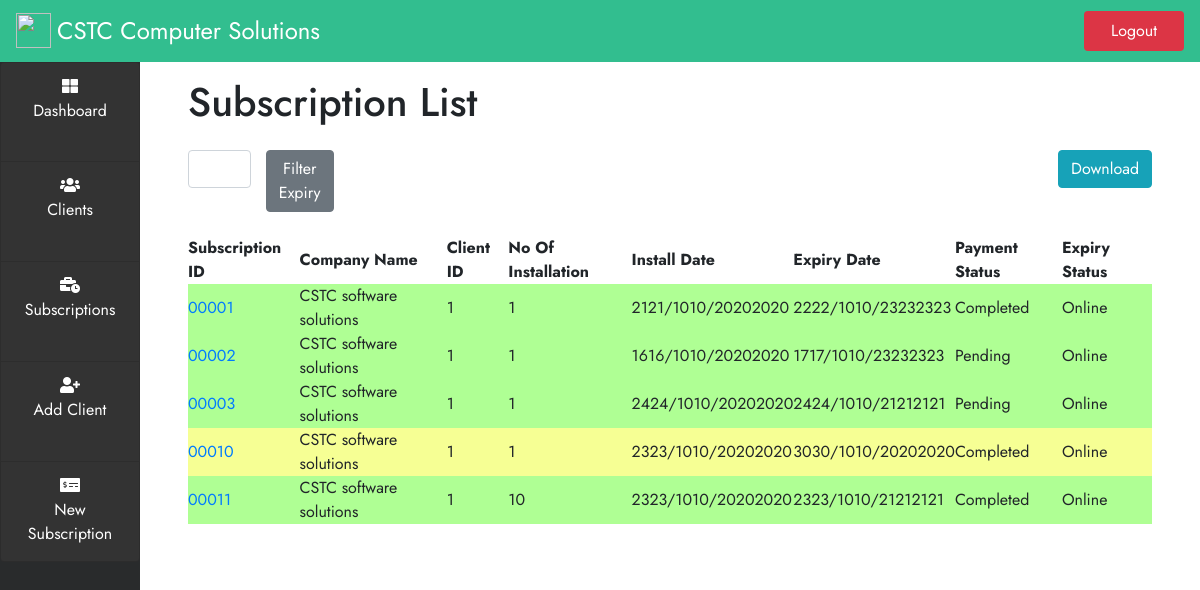
The page /subscription (signed in) on the database its author committed.
### subscription/models.py (models this page shows)
class Subscription(models.Model):
    CustomerName= models.ForeignKey(Customer, on_delete=models.CASCADE, related_name='custom')
    Installation_number = models.IntegerField(blank=False,default=1, validators=[MinValueValidator(1)])
    InstallDuration= models.IntegerField(blank=False,default=1, validators=[MinValueValidator(1)])
    InstallDate=models.DateField()
    ExpiryDate= models.DateField()
    TotalAmount= models.FloatField(blank=False, default=0, validators=[MinValueValidator(0)])
    AmountReceived=models.FloatField(blank=False,default=0, validators=[MinValueValidator(0)])
    RemainingAmount = models.FloatField(blank=False, default=0, validators=[MinValueValidator(0)])

### customer/models.py (models this page shows)
class Customer(models.Model):
    ClientID = models.CharField(max_length=10,default="")
    Name = models.CharField(max_length=250)
    Address1 = models.CharField(max_length=150)
    Address2 = models.CharField(max_length=150, blank=True)
    City= models.CharField(max_length=100)
    District = models.CharField(max_length=20)
    Zone = models.CharField(max_length=100)
    PhoneNo= models.CharField(max_length=15)
    Email = models.CharField(max_length=100)
    Website = models.CharField(max_length=100, blank=True)
    Contact_Person= models.CharField(max_length=100)
    Contact_Person_MobileNo= models.CharField(max_length=15)
    Contact_Person_Email= models.CharField(max_length=100)
    def __str__(self):
        return self.Name

### subscription/views.py (the view)
# urls.py: path('subscription', views.subscription_list, name='subscriptions'),
@login_required(login_url='index')
def subscription_list(request):
    obj = Subscription.objects.all()
    days = None
    expiryfilter = request.GET.get('expiryfilter')
    if is_valid_queryparam(expiryfilter):
        days = int(expiryfilter)
        start_date = datetime.date.today()
        end_date = start_date + datetime.timedelta(days=days)
        obj = obj.filter(ExpiryDate__range=[start_date, end_date])
    context = {
        'subscriptions': obj,
        'days':days,
    }
    return render(request,'subscription.html',context)

### cstcdataentry/templatetags/myfilters.py (called while the page is built)
@register.filter
def days_until(exdate):
    delta = exdate - datetime.date.today()
    return delta.days

### subscription/views.py (called while the page is built)
def is_valid_queryparam(param):
    return param != '' and param is not None

### subscription/Templates/subscription.html (shortened to what this page needs)
{% extends "base.html" %}
{% block content %}
{% load myfilters %}
<div class="col-lg px-5 py-3 tablecontent">
    <h1>Subscription List</h1>
    <div class="col my-4">
            <div class="row justify-content-end">
                <form class="col-2 " method="GET">
                    <div class="row">
                        <div class="col-lg col p-0 ">
                            <input class="form-control" name="expiryfilter" type="number" value="" id="days-input">
                        </div>
                        <div class="col">
                            <button type="submit" class="btn btn-secondary " >Filter Expiry</button>
                        </div>
                    </div>
                </form>
                <div class="col p-0">
                    <a  href="{%url 'report' days  %}" class="btn btn-info float-right" >Download</a>
                </div>
            </div>
    </div>
    <table id="datatable" class="display" style="width:100%">
        <thead>
            <tr>
                <th>Subscription ID</th>
                <th>Company Name</th>
                <th>Client ID</th>
                <th>No Of Installation</th>
                <th>Install Date</th>
                <th>Expiry Date</th>
                <th>Payment Status</th>
                <th>Expiry Status</th>
            </tr>
        </thead>
        <tbody>
        {% for subscription in subscriptions %}
            {% if subscription.ExpiryDate|days_until <= 20  %}
                {% if subscription.ExpiryDate|days_until <= 0 %}
                <tr class="expired">
                {% else %}
                <tr class="warn">
                {% endif %}
            {% else %}
                <tr class="online">
            {% endif %}
                <td><a href="{%url 'subscriptiondetail' subscription.id %}">{{ subscription.id |stringformat:"05d" }}</a></td>
                <td>{{ subscription.CustomerName }}</td>
                <td>{{ subscription.CustomerName.id }}</td>
                <td>{{ subscription.Installation_number }}</td>
                <td>{{ subscription.InstallDate }}</td>
                <td >{{ subscription.ExpiryDate }}</td>
                <td >
                    {% if subscription.RemainingAmount > 0 %}
                        {% if subscription.ExpiryDate|days_until <= 0 %}
                            OverDue
                        {% else %}
                            Pending
                        {% endif %}
                    {% else %}
                        Completed
                    {% endif %}
                </td>
                <td>
                    {% if subscription.ExpiryDate|days_until <= 0 %}
                        Expired
                    {% else %}
                        Online
                    {% endif %}
                </td>
            </tr>
        {% endfor %}
        </tbody>
</table>
</div>
{% endblock content %}

### user/static/css/style.css (style rules this page uses)
* { padding: 0; margin: 0; box-sizing: border-box; }
body { font-family: 'Jost', sans-serif; }
form { width: 400px; }
.tablecontent , .dash { font-family: 'Jost', sans-serif; }
.online { background-color:#afff94; }
.warn { background-color:#f6ff94; }

### rows shown on the page
Subscription: id "00001", CustomerName "CSTC software solutions", CustomerName.id "1", Installation_number "1", InstallDate "2121/1010/20202020", ExpiryDate "2222/1010/23232323", RemainingAmount "Completed", shows "Online"
Subscription: id "00002", CustomerName "CSTC software solutions", CustomerName.id "1", Installation_number "1", InstallDate "1616/1010/20202020", ExpiryDate "1717/1010/23232323", RemainingAmount "Pending", shows "Online"
Subscription: id "00003", CustomerName "CSTC software solutions", CustomerName.id "1", Installation_number "1", InstallDate "2424/1010/20202020", ExpiryDate "2424/1010/21212121", RemainingAmount "Pending", shows "Online"
Subscription: id "00010", CustomerName "CSTC software solutions", CustomerName.id "1", Installation_number "1", InstallDate "2323/1010/20202020", ExpiryDate "3030/1010/20202020", RemainingAmount "Completed", shows "Online"
Subscription: id "00011", CustomerName "CSTC software solutions", CustomerName.id "1", Installation_number "10", InstallDate "2323/1010/20202020", ExpiryDate "2323/1010/21212121", RemainingAmount "Completed", shows "Online"
